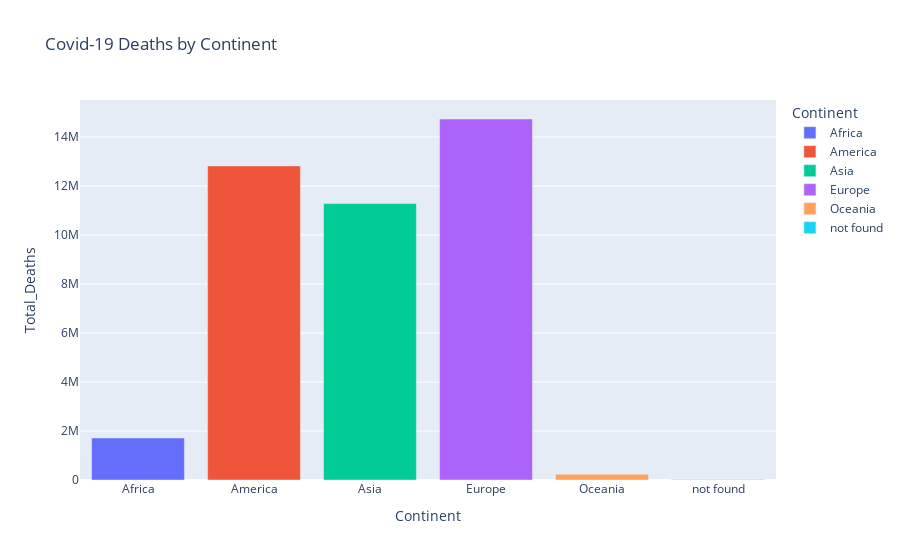

The notebook cell saved with this chart:
### Code cell
import country_converter as coco

DB_FILE = 'Himanshu.db'


conn = sqlite3.connect(DB_FILE)
cursor = conn.cursor()

# SQL Query using INNER JOINs
join_query = ('SELECT B.Code, SUM(B.[Weekly deaths]) as [Total_Deaths], B.[Country/Region]  FROM csvdata AS B group by B.Code , B.[Country/Region] ;')

results = cursor.execute(join_query)
df_covid = pd.DataFrame(results)
df_covid.rename(columns={0: 'CountryCode', 1: 'Total_Deaths', 2:'CountryNames'}, inplace=True)
df_covid['Continent']= coco.convert(names=df_covid['CountryCode'],to='continent',src='ISO3' )


# Get the result back as a clean DataFrame
regional_df = df_covid.groupby('Continent')['Total_Deaths'].sum().reset_index()

print("\nGet the regional COVID-19 Deaths by Continent")
print(regional_df)


# Create the bar chart
fig = px.bar(
    regional_df,
    x='Continent',
    y='Total_Deaths',
    title='Covid-19 Deaths by Continent ',
    color='Continent',  # Colors the bars
    labels={'Deaths': 'Total Deaths'} # Customize axis label
)

# Display the chart (will open in your browser or show in a notebook)
fig.show()

### Figure 1 — Plotly figure (JSON) as saved in the notebook; plotly's stock layout.template omitted (floating-point values rounded to 4 significant figures)
{"data": [{"hovertemplate": "Continent=%{x}<br>Total_Deaths=%{y}<extra></extra>", "legendgroup": "Africa", "marker": {"color": "#636efa", "pattern": {"shape": ""}}, "name": "Africa", "orientation": "v", "showlegend": true, "textposition": "auto", "x": ["Africa"], "xaxis": "x", "y": [1714915], "yaxis": "y", "type": "bar"}, {"hovertemplate": "Continent=%{x}<br>Total_Deaths=%{y}<extra></extra>", "legendgroup": "America", "marker": {"color": "#EF553B", "pattern": {"shape": ""}}, "name": "America", "orientation": "v", "showlegend": true, "textposition": "auto", "x": ["America"], "xaxis": "x", "y": [12819196], "yaxis": "y", "type": "bar"}, {"hovertemplate": "Continent=%{x}<br>Total_Deaths=%{y}<extra></extra>", "legendgroup": "Asia", "marker": {"color": "#00cc96", "pattern": {"shape": ""}}, "name": "Asia", "orientation": "v", "showlegend": true, "textposition": "auto", "x": ["Asia"], "xaxis": "x", "y": [11279450], "yaxis": "y", "type": "bar"}, {"hovertemplate": "Continent=%{x}<br>Total_Deaths=%{y}<extra></extra>", "legendgroup": "Europe", "marker": {"color": "#ab63fa", "pattern": {"shape": ""}}, "name": "Europe", "orientation": "v", "showlegend": true, "textposition": "auto", "x": ["Europe"], "xaxis": "x", "y": [14733056], "yaxis": "y", "type": "bar"}, {"hovertemplate": "Continent=%{x}<br>Total_Deaths=%{y}<extra></extra>", "legendgroup": "Oceania", "marker": {"color": "#FFA15A", "pattern": {"shape": ""}}, "name": "Oceania", "orientation": "v", "showlegend": true, "textposition": "auto", "x": ["Oceania"], "xaxis": "x", "y": [231693], "yaxis": "y", "type": "bar"}, {"hovertemplate": "Continent=%{x}<br>Total_Deaths=%{y}<extra></extra>", "legendgroup": "not found", "marker": {"color": "#19d3f3", "pattern": {"shape": ""}}, "name": "not found", "orientation": "v", "showlegend": true, "textposition": "auto", "x": ["not found"], "xaxis": "x", "y": [22484], "yaxis": "y", "type": "bar"}], "layout": {"xaxis": {"anchor": "y", "domain": [0.0, 1.0], "title": {"text": "Continent"}, "categoryorder": "array", "categoryarray": ["Africa", "America", "Asia", "Europe", "Oceania", "not found"]}, "yaxis": {"anchor": "x", "domain": [0.0, 1.0], "title": {"text": "Total_Deaths"}}, "legend": {"title": {"text": "Continent"}, "tracegroupgap": 0}, "title": {"text": "Covid-19 Deaths by Continent "}, "barmode": "relative"}}
